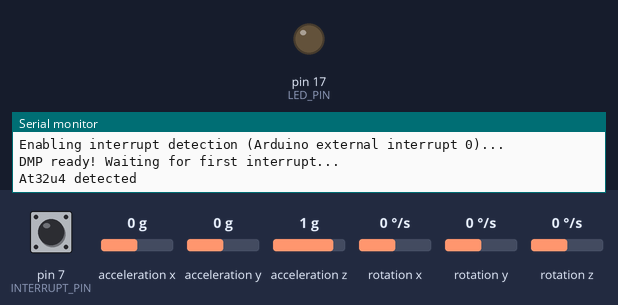
Recording of a sketch running on a simulated SparkFun Pro Micro, built with avr-gcc and run on an emulated ATmega32U4. On the bench: output pins drawn as LEDs (lit = HIGH), the last lines printed to the serial monitor. Dashed ring = blinking. The inputs (shaded band) are chosen by the test bench; at power-on: acceleration x 0 g, acceleration y 0 g, acceleration z 1 g, pin 7 (INTERRUPT_PIN) LOW, rotation x 0 °/s, rotation y 0 °/s, rotation z 0 °/s. The sensor or clock chip raises its interrupt line as the real part does; USB keyboard and mouse output is not drawn.

Above: at 0.6 s.
At 6.31 s:
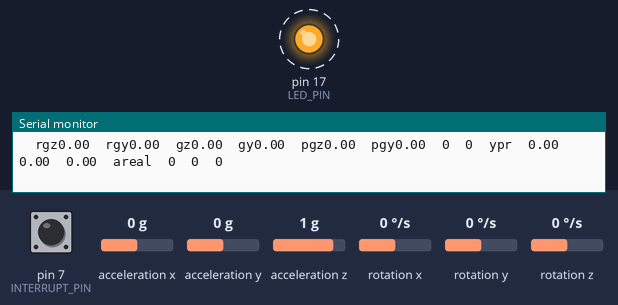
6.8 s: acceleration x set to -1.4 g
9.8 s: acceleration y set to -1.4 g
12.8 s: acceleration z set to 0 g
15.8 s: acceleration z set to -0.2 g
20.3 s: acceleration z set to -1.4 g
Timing chart, 0 to 24.3 s (numbered marks = the images above; inputs shaded):
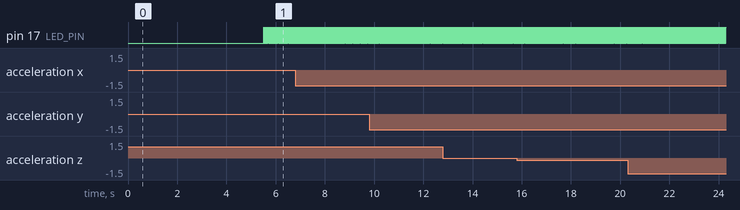

The sketch:

Gyro_Joystick_-_manual_intergration.ino
```cpp
// Find [Config] tags for configurable codes

// I2C device class (I2Cdev) demonstration Arduino sketch for MPU6050 class using DMP (MotionApps v2.0)
// 6/21/2012 by Jeff Rowberg <jeff@rowberg.net>
// Updates should (hopefully) always be available at https://github.com/jrowberg/i2cdevlib

// I2Cdev and MPU6050 must be installed as libraries, or else the .cpp/.h files
// for both classes must be in the include path of your project
#include "I2Cdev.h"

#include "MPU6050_6Axis_MotionApps20.h"
//#include "MPU6050.h" // not necessary if using MotionApps include file

// Arduino Wire library is required if I2Cdev I2CDEV_ARDUINO_WIRE implementation
// is used in I2Cdev.h
#if I2CDEV_IMPLEMENTATION == I2CDEV_ARDUINO_WIRE
    #include "Wire.h"
#endif

// class default I2C address is 0x68
// specific I2C addresses may be passed as a parameter here
// AD0 low = 0x68 (default for SparkFun breakout and InvenSense evaluation board)
// AD0 high = 0x69
MPU6050 mpu;
//MPU6050 mpu(0x69); // <-- use for AD0 high

// [Config] Output mode and general data description

// uncomment "OUTPUT_READABLE_QUATERNION" if you want to see the actual
// quaternion components in a [w, x, y, z] format (not best for parsing
// on a remote host such as Processing or something though)
//#define OUTPUT_READABLE_QUATERNION

// uncomment "OUTPUT_READABLE_EULER" if you want to see Euler angles
// (in degrees) calculated from the quaternions coming from the FIFO.
// Note that Euler angles suffer from gimbal lock (for more info, see
// http://en.wikipedia.org/wiki/Gimbal_lock)
//#define OUTPUT_READABLE_EULER

// uncomment "OUTPUT_READABLE_YAWPITCHROLL" if you want to see the yaw/
// pitch/roll angles (in degrees) calculated from the quaternions coming
// from the FIFO. Note this also requires gravity vector calculations.
// Also note that yaw/pitch/roll angles suffer from gimbal lock (for
// more info, see: http://en.wikipedia.org/wiki/Gimbal_lock)
#define OUTPUT_READABLE_YAWPITCHROLL

// uncomment "OUTPUT_READABLE_REALACCEL" if you want to see acceleration
// components with gravity removed. This acceleration reference frame is
// not compensated for orientation, so +X is always +X according to the
// sensor, just without the effects of gravity. If you want acceleration
// compensated for orientation, us OUTPUT_READABLE_WORLDACCEL instead.
#define OUTPUT_READABLE_REALACCEL

// uncomment "OUTPUT_READABLE_WORLDACCEL" if you want to see acceleration
// components with gravity removed and adjusted for the world frame of
// reference (yaw is relative to initial orientation, since no magnetometer
// is present in this case). Could be quite handy in some cases.
//#define OUTPUT_READABLE_WORLDACCEL

// uncomment "OUTPUT_TEAPOT" if you want output that matches the
// format used for the InvenSense teapot demo
// #define OUTPUT_TEAPOT

#define INTERRUPT_PIN 7  // The only free Interrupt pin for Micro
#define LED_PIN 17 // (Arduino is 13, Teensy is 11, Teensy++ is 6)
bool blinkState = false;

// MPU control/status vars
bool dmpReady = false;  // set true if DMP init was successful
uint8_t mpuIntStatus;   // holds actual interrupt status byte from MPU
uint8_t devStatus;      // return status after each device operation (0 = success, !0 = error)
uint16_t packetSize;    // expected DMP packet size (default is 42 bytes)
uint16_t fifoCount;     // count of all bytes currently in FIFO
uint8_t fifoBuffer[64]; // FIFO storage buffer

// orientation/motion vars
Quaternion q;           // [w, x, y, z]         quaternion container
VectorInt16 aa;         // [x, y, z]            accel sensor measurements
VectorInt16 aaReal;     // [x, y, z]            gravity-free accel sensor measurements
VectorInt16 aaWorld;    // [x, y, z]            world-frame accel sensor measurements
VectorFloat gravity;    // [x, y, z]            gravity vector
float euler[3];         // [psi, theta, phi]    Euler angle container
float ypr[3];           // [yaw, pitch, roll]   yaw/pitch/roll container and gravity vector

// packet structure for InvenSense teapot demo
uint8_t teapotPacket[14] = { '$', 0x02, 0,0, 0,0, 0,0, 0,0, 0x00, 0x00, '\r', '\n' };

// Check processor type. Other than At32u4, HID won't enabled
#ifdef __AVR_ATmega32U4__
  #include <Joystick.h>
  #define HID
#endif

#define INT16X 32767.0      // Maximum value of INT16

/* Configs
	MPU6050
	 SCL -> SCL [ProMicro D3;			    	NANO A5; 	 UNO A5, Above AREF & SDA]
	 SDA -> SDA [ProMicro D2;			    	NANO A4; 	 UNO A4, Above AREF]
	 INT -> INT [ProMicro TXO, RXI, D2, D3, D7; NANO D2, D3; UNO D2, D3]
*/

// [Config] Parameter
#define DEBUG_PROCESSING 1  // Check if debugging using processing
#define DISTANCE 2          // Distance for sine calculation. Basically just a multiplier.
#define DEADP 10            // Deadzone in percent
// Using define gives a very grave bug, totally wrong calculation results
const double RANGE = INT16X/2;      // Analog Range, peak not peak-to-peak
const double CLIP_D = 90;           // Clip to -CLIP_D to CLIP_D in degrees
const double CLIP_A = INT16X/4;     // Clip to -CLIP_A to CLIP_A in acceleration unit
                                    // Acceleration is given in [-int16, int16] that maps [-2g, 2g]

#define UPDATE 1000         // Amount of loops before data update
#define HOLDPREV 0          // How long (loop) previous data is kept. Giving higher magnitude for longer gesture
#define HOLDMODE 0          // Enable hold mode, thus equivalent to direct YPR data (not relative to previous). Equiv to inf HOLDPREV
#define HOLDOUT 0           // How long joystick output is kept, outputting the max. Significantly reduce jittering by HOLDPREV


const int MPU_addr = 0x68;  // I2C address of the MPU-6050

// Variables to store the values from the sensor readings
VectorFloat a = {0, 0, 0};
VectorFloat g = {0, 0, 0};  // Store relative ypr data, current - previous

// Previous management variables
VectorFloat pa = {0, 0, 0};
VectorFloat pg = {0, 0, 0}; // Store previous ypr data, so != previous g since g is curr - prev. This is prev raw DMP
bool start = 1;
int loop_counter1 = HOLDPREV;
int loop_counter2 = HOLDOUT;
int loop_counter3 = UPDATE; // In float so it can be > max of INT16

// Variables sent as joystick
int x, y;
int px = 0, py = 0;

//  Use the following global variables
//  to calibrate the gyroscope sensor and accelerometer readings
float base_x_gyro = 0;
float base_y_gyro = 0;
float base_z_gyro = 0;
float base_x_accel = 0;
float base_y_accel = 0;
float base_z_accel = 0;

/*	Only 2 axis required for up-down and left-right view
	In actual Joystick, those would be Z-Axis and Z-Rotation respectively.
	But decided to use X-axis and Y-axis for ease of visualization.
*/
#ifdef HID
	Joystick_ Joystick(JOYSTICK_DEFAULT_REPORT_ID,JOYSTICK_TYPE_GAMEPAD,
	  0, 0,                  // Button Count, Hat Switch Count
	  true, true, false,     // X and Y, but no Z Axis
	  false, false, false,   // No Rx, Ry, or Rz
	  false, false,          // No rudder or throttle
	  false, false, false	 // No accelerator, brake, or steering
	);
#endif

// Interrupt detection routine

volatile bool mpuInterrupt = false;     // indicates whether MPU interrupt pin has gone high
void dmpDataReady() {
    mpuInterrupt = true;
}


void setup() {
  // join I2C bus (I2Cdev library doesn't do this automatically)
  #if I2CDEV_IMPLEMENTATION == I2CDEV_ARDUINO_WIRE
      Wire.begin();
      Wire.setClock(400000); // 400kHz I2C clock. Comment this line if having compilation difficulties
  #elif I2CDEV_IMPLEMENTATION == I2CDEV_BUILTIN_FASTWIRE
      Fastwire::setup(400, true);
  #endif

  // initialize serial communication
  // (115200 chosen because it is required for Teapot Demo output, but it's
  // really up to you depending on your project)
  Serial.begin(115200);
  //while (!Serial); // wait for Leonardo enumeration, others continue immediately

  // NOTE: 8MHz or slower host processors, like the Teensy @ 3.3V or Arduino
  // Pro Mini running at 3.3V, cannot handle this baud rate reliably due to
  // the baud timing being too misaligned with processor ticks. You must use
  // 38400 or slower in these cases, or use some kind of external separate
  // crystal solution for the UART timer.

  // initialize device
  Serial.println(F("Initializing I2C devices..."));
  mpu.initialize();
  pinMode(INTERRUPT_PIN, INPUT);

  // verify connection
  Serial.println(F("Testing device connections..."));
  Serial.println(mpu.testConnection() ? F("MPU6050 connection successful") : F("MPU6050 connection failed"));

  // wait for ready
  Serial.println(F("\nSend any character to begin DMP programming and demo: "));
  while (Serial.available() && Serial.read()); // empty buffer
  // while (!Serial.available());                 // wait for data
  while (Serial.available() && Serial.read()); // empty buffer again

  // load and configure the DMP
  Serial.println(F("Initializing DMP..."));
  devStatus = mpu.dmpInitialize();

  // [Config] supply your own gyro offsets here, scaled for min sensitivity
  // Latest update: 04/02/18 02:08 Fully based on IMU_Zero, everything
  // Yes, really. Just by changing something out of ordinary will mess the others.
  mpu.setXAccelOffset(365);
  mpu.setYAccelOffset(4426);
  mpu.setZAccelOffset(5802);
  mpu.setXGyroOffset(94);
  mpu.setYGyroOffset(16);
  mpu.setZGyroOffset(4);

  // make sure it worked (returns 0 if so)
  if (devStatus == 0) {
    // turn on the DMP, now that it's ready
    Serial.println(F("Enabling DMP..."));
    mpu.setDMPEnabled(true);

    // enable Arduino interrupt detection
    Serial.println(F("Enabling interrupt detection (Arduino external interrupt 0)..."));
    attachInterrupt(digitalPinToInterrupt(INTERRUPT_PIN), dmpDataReady, RISING);
    mpuIntStatus = mpu.getIntStatus();

    // set our DMP Ready flag so the main loop() function knows it's okay to use it
    Serial.println(F("DMP ready! Waiting for first interrupt..."));
    dmpReady = true;

    // get expected DMP packet size for later comparison
    packetSize = mpu.dmpGetFIFOPacketSize();
  } else {
    // ERROR!
    // 1 = initial memory load failed
    // 2 = DMP configuration updates failed
    // (if it's going to break, usually the code will be 1)
    Serial.print(F("DMP Initialization failed (code "));
    Serial.print(devStatus);
    Serial.println(F(")"));
  }

  // configure LED for output
  pinMode(LED_PIN, OUTPUT);

  // Setup Joystick HID

	#ifdef HID
		// Initialize Joystick
		Joystick.begin();

		// Mapping data representing 16-bit Joystick (-32k to 32k)
		Joystick.setXAxisRange(-RANGE, RANGE);
		Joystick.setYAxisRange(-RANGE, RANGE);

    Serial.println("At32u4 detected\n");
	#endif

  delay(5000);
}


void loop() {
	// Acquiring data
	mpuAcquire();

  // [Config] Map DMP data to used data, based input type
  // IT MUST BE CHECKED FROM SEEING DATA,
  // because for ex can't differentiate gy with gx for which is which
  // since you don't know where front is pointing at

  if (loop_counter3 <= 0) {
    a = {0.00001*aaReal.x + pa.x, 0.00001*aaReal.y + pa.y, 0.00001*aaReal.z + pa.z};
    g = {ypr[2] * 180/M_PI - pg.x,
        ypr[1] * 180/M_PI - pg.y,
        ypr[0] * 180/M_PI - pg.z};
    loop_counter3 = UPDATE;
  } else {
    loop_counter3--;
  }

  // Basically g will contains the change of ypr in degrees

  Serial.print("\trgz");
  Serial.print(g.z);
  Serial.print("\trgy");
  Serial.print(g.y);
  Serial.print("\t");

  processData();

	// Process the joystick data from acquired data
	processJoystick();

	#ifdef HID
		// Executing
		Joystick.setXAxis(x);
		Joystick.setYAxis(y);
	#endif

  // How long before a previous reference updated
  if ((loop_counter1 <= 0) || (HOLDMODE && start)) {
    pa = {a.x, a.y, a.z};
    pg = {ypr[2] * 180/M_PI,
          ypr[1] * 180/M_PI,
          ypr[0] * 180/M_PI};
    start = 0;
    loop_counter1 = HOLDPREV;
  } else
    if (!HOLDMODE) loop_counter1--;

  // Debugging
  //sendSerial(DEBUG_PROCESSING);
}


void processData() {
  // Avoid changing 179 to -179 when it's actually 2 deg change
  if (pg.x >= 90 && (ypr[2] * 180/M_PI) <= -90) g.x += 360;
  else if (pg.x < -90 && (ypr[2] * 180/M_PI) > 90) g.x -= 360;

  if (pg.y >= 90 && (ypr[1] * 180/M_PI) <= -90) g.y += 360;
  else if (pg.y < -90 && (ypr[1] * 180/M_PI) > 90) g.y -= 360;

  if (pg.z >= 90 && (ypr[0] * 180/M_PI) <= -90) g.z += 360;
  else if (pg.z < -90 && (ypr[0] * 180/M_PI) > 90) g.z -= 360;

  // Getting a translation reaction through a rotating motion, sin angle is in radian
  /*g.x = sin(g.x * M_PI/180) * DISTANCE;
  g.y = sin(g.y * M_PI/180) * DISTANCE;
  g.z = sin(g.z * M_PI/180) * DISTANCE;*/

  a.x = clip(a.x, -CLIP_A, CLIP_A);
  a.y = clip(a.y, -CLIP_A, CLIP_A);
  a.z = clip(a.z, -CLIP_A, CLIP_A);
  g.x = clip(g.x, -CLIP_D, CLIP_D);
  g.y = clip(g.y, -CLIP_D, CLIP_D);
  g.z = clip(g.z, -CLIP_D, CLIP_D);

  // [Config] Re-Align based on IMU placement
  // Divided to match needed representation & avoid overflow if necessary
  // Basically [-CLIP, CLIP] * RANGE / CLIP = [-RANGE, RANGE]

  a.x *= -1 * RANGE / CLIP_A;
  a.y *= -1 * RANGE / CLIP_A;
  a.z *= -1 * RANGE / CLIP_A;
  g.x *= 1 * RANGE / CLIP_D;
  g.y *= 1 * RANGE / CLIP_D;
  g.z *= 1 * RANGE / CLIP_D;

  // DirectInput positive is bottom right corner
  /* Status after re-aligment:
    X = back - front
    Y = left - right
    Z = up - down
    Xrot = clockwise
    Yrot = front roll
    Zrot = steering right
  */
}


void processJoystick() {
  // Remove offsets post internal offsets
  //  ax -= base_x_accel;
  //  ay -= base_y_accel;
  //  az -= base_z_accel;
  //  gx -= base_x_gyro;
  //  gy -= base_y_gyro;
  //  gz -= base_z_gyro;

  // [Config] Mapping to joystick analog axis
  /* Gyro is used since it's a relative positional (angular velocity), not related to gravity or anything,
    which is what we wanted. Accelerometer becoming very pain in the ass when gravity involved.
    Basically with accel a different tilt will results in different reading even with the same gesture --
    it's just a tilt sensor in its raw form */
  /* Turns out accelerometer data is very beautiful now after setting using the correct calibration (offsets) */

  x = a.y * 1 + g.z * 0;
  y = a.z * 1 + g.y * 0;

  Serial.print("gz");
  Serial.print(g.z);
  Serial.print("\tgy");
  Serial.print(g.y);
  Serial.print("\tpgz");
  Serial.print(pg.z);
  Serial.print("\tpgy");
  Serial.print(pg.y);
  Serial.print("\t");

  x = deadzone(x, DEADP, RANGE);
  y = deadzone(y, DEADP, RANGE);

  if (loop_counter2 <= 0) {
    px = x;
    py = y;
    loop_counter2 = HOLDOUT;
  } else {
    // Check if bigger (magnitude)
    if (abs(px) > abs(x)) x = px;
    if (abs(py) > abs(y)) y = py;
    loop_counter2 --;
  }

  Serial.print(x);
  Serial.print('\t');
  Serial.print(y);
  Serial.print('\t');
}


// Using double to allow for full integer coverage
double clip(double val, double clipDown, double clipUp) {
  if (val > clipUp) return clipUp;
  else if (val < clipDown) return clipDown;
  else return val;
}

double deadzone(double val, double dead, double range) {
  // Deadzone in percent, 0.1*range => 10
  dead = dead / 2;

  if (abs(val) * 100 / range <= dead) {
    return 0;
  } else {
    // value * equivalent value percent in new range
    return val / abs(val) * (abs(val) - dead / 100.0 * range) * 50.0 / (50.0 - dead);
  }
}


void mpuAcquire() {
  // if programming failed, don't try to do anything
  if (!dmpReady) return;

  // wait for MPU interrupt or extra packet(s) available
  while (!mpuInterrupt && fifoCount < packetSize) {
    // other program behavior stuff here
    // .
    // if you are really paranoid you can frequently test in between other
    // stuff to see if mpuInterrupt is true, and if so, "break;" from the
    // while() loop to immediately process the MPU data
  }

  // reset interrupt flag and get INT_STATUS byte
  mpuInterrupt = false;
  mpuIntStatus = mpu.getIntStatus();

  // get current FIFO count
  fifoCount = mpu.getFIFOCount();

  // check for overflow (this should never happen unless our code is too inefficient)
  if ((mpuIntStatus & 0x10) || fifoCount == 1024) {
    // reset so we can continue cleanly
    mpu.resetFIFO();
    Serial.println(F("FIFO overflow!"));

  // otherwise, check for DMP data ready interrupt (this should happen frequently)
  } else if (mpuIntStatus & 0x02) {
    // wait for correct available data length, should be a VERY short wait
    while (fifoCount < packetSize) fifoCount = mpu.getFIFOCount();

    // read a packet from FIFO
    mpu.getFIFOBytes(fifoBuffer, packetSize);

    // track FIFO count here in case there is > 1 packet available
    // (this lets us immediately read more without waiting for an interrupt)
    fifoCount -= packetSize;

    #ifdef OUTPUT_READABLE_QUATERNION
      // display quaternion values in easy matrix form: w x y z
      mpu.dmpGetQuaternion(&q, fifoBuffer);
      Serial.print("quat\t"); Serial.print(q.w);
      Serial.print("\t");
      Serial.print(q.x);
      Serial.print("\t");
      Serial.print(q.y);
      Serial.print("\t");
      Serial.print(q.z);
      Serial.print("\t");
    #endif

    #ifdef OUTPUT_READABLE_EULER
      // display Euler angles in degrees
      mpu.dmpGetQuaternion(&q, fifoBuffer);
      mpu.dmpGetEuler(euler, &q);
      Serial.print("euler\t");
      Serial.print(euler[0] * 180/M_PI);
      Serial.print("\t");
      Serial.print(euler[1] * 180/M_PI);
      Serial.print("\t");
      Serial.print(euler[2] * 180/M_PI);
      Serial.print("\t");
    #endif

    #ifdef OUTPUT_READABLE_YAWPITCHROLL
      // display Euler angles in degrees
      mpu.dmpGetQuaternion(&q, fifoBuffer);
      mpu.dmpGetGravity(&gravity, &q);
      mpu.dmpGetYawPitchRoll(ypr, &q, &gravity);
      Serial.print("ypr\t");
      Serial.print(ypr[0] * 180/M_PI);
      Serial.print("\t");
      Serial.print(ypr[1] * 180/M_PI);
      Serial.print("\t");
      Serial.print(ypr[2] * 180/M_PI);
      Serial.print("\t");
    #endif

    #ifdef OUTPUT_READABLE_REALACCEL
      // display real acceleration, adjusted to remove gravity
      mpu.dmpGetQuaternion(&q, fifoBuffer);
      mpu.dmpGetAccel(&aa, fifoBuffer);
      mpu.dmpGetGravity(&gravity, &q);
      mpu.dmpGetLinearAccel(&aaReal, &aa, &gravity);
      Serial.print("areal\t");
      Serial.print(aaReal.x);
      Serial.print("\t");
      Serial.print(aaReal.y);
      Serial.print("\t");
      Serial.print(aaReal.z);
      Serial.print("\t");
    #endif

    #ifdef OUTPUT_READABLE_WORLDACCEL
      // display initial world-frame acceleration, adjusted to remove gravity
      // and rotated based on known orientation from quaternion
      mpu.dmpGetQuaternion(&q, fifoBuffer);
      mpu.dmpGetAccel(&aa, fifoBuffer);
      mpu.dmpGetGravity(&gravity, &q);
      mpu.dmpGetLinearAccel(&aaReal, &aa, &gravity);
      mpu.dmpGetLinearAccelInWorld(&aaWorld, &aaReal, &q);
      Serial.print("aworld\t");
      Serial.print(aaWorld.x);
      Serial.print("\t");
      Serial.print(aaWorld.y);
      Serial.print("\t");
      Serial.print(aaWorld.z);
      Serial.print("\t");
    #endif

    #ifdef OUTPUT_TEAPOT
      // display quaternion values in InvenSense Teapot demo format:
      teapotPacket[2] = fifoBuffer[0];
      teapotPacket[3] = fifoBuffer[1];
      teapotPacket[4] = fifoBuffer[4];
      teapotPacket[5] = fifoBuffer[5];
      teapotPacket[6] = fifoBuffer[8];
      teapotPacket[7] = fifoBuffer[9];
      teapotPacket[8] = fifoBuffer[12];
      teapotPacket[9] = fifoBuffer[13];
      Serial.write(teapotPacket, 14);
      teapotPacket[11]++; // packetCount, loops at 0xFF on purpose
    #endif

    Serial.println();

    // blink LED to indicate activity
    blinkState = !blinkState;
    digitalWrite(LED_PIN, blinkState);
  }
}
```

Measured:
- by itself, pin 17 (LED_PIN): alternates HIGH for 0.02 s and LOW for 0.02 s
